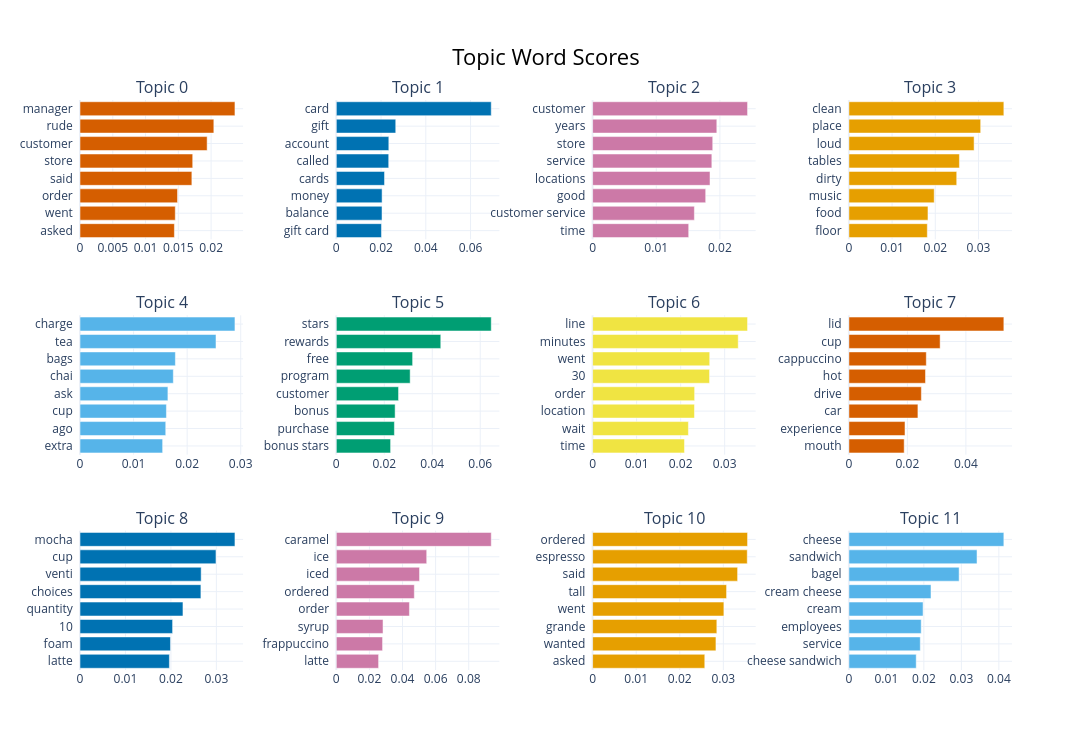

Here is the notebook cell this chart was saved with:
### Markdown cell above
#### BERTopic Visualizations

### Code cell
# Topic Word Scores show the top words for each topic. Recall the similar output for our LDA topic model using print_topics.
fig = topic_model.visualize_barchart(top_n_topics=50, n_words=8, width=300)
fig.write_html(f'{model_name}/bertopic-topic-word-scores.html')
fig.show()

### Figure 1 — Plotly figure (JSON) as saved in the notebook; plotly's stock layout.template omitted (floating-point values rounded to 4 significant figures)
{"data": [{"marker": {"color": "#D55E00"}, "orientation": "h", "type": "bar", "x": [0.0144, 0.01453, 0.01488, 0.01706, 0.01719, 0.01939, 0.02041, 0.02363], "xaxis": "x", "y": ["asked  ", "went  ", "order  ", "said  ", "store  ", "customer  ", "rude  ", "manager  "], "yaxis": "y"}, {"marker": {"color": "#0072B2"}, "orientation": "h", "type": "bar", "x": [0.02019, 0.02043, 0.02046, 0.02155, 0.02342, 0.02347, 0.02657, 0.06925], "xaxis": "x2", "y": ["gift card  ", "balance  ", "money  ", "cards  ", "called  ", "account  ", "gift  ", "card  "], "yaxis": "y2"}, {"marker": {"color": "#CC79A7"}, "orientation": "h", "type": "bar", "x": [0.0151, 0.01599, 0.01777, 0.01844, 0.01873, 0.01887, 0.01951, 0.02434], "xaxis": "x3", "y": ["time  ", "customer service  ", "good  ", "locations  ", "service  ", "store  ", "years  ", "customer  "], "yaxis": "y3"}, {"marker": {"color": "#E69F00"}, "orientation": "h", "type": "bar", "x": [0.01815, 0.01831, 0.01975, 0.02496, 0.02559, 0.02899, 0.03051, 0.03587], "xaxis": "x4", "y": ["floor  ", "food  ", "music  ", "dirty  ", "tables  ", "loud  ", "place  ", "clean  "], "yaxis": "y4"}, {"marker": {"color": "#56B4E9"}, "orientation": "h", "type": "bar", "x": [0.01543, 0.01601, 0.01613, 0.01641, 0.01742, 0.01781, 0.02539, 0.02892], "xaxis": "x5", "y": ["extra  ", "ago  ", "cup  ", "ask  ", "chai  ", "bags  ", "tea  ", "charge  "], "yaxis": "y5"}, {"marker": {"color": "#009E73"}, "orientation": "h", "type": "bar", "x": [0.02264, 0.02422, 0.02452, 0.02595, 0.03079, 0.03182, 0.04356, 0.06459], "xaxis": "x6", "y": ["bonus stars  ", "purchase  ", "bonus  ", "customer  ", "program  ", "free  ", "rewards  ", "stars  "], "yaxis": "y6"}, {"marker": {"color": "#F0E442"}, "orientation": "h", "type": "bar", "x": [0.02087, 0.02176, 0.02314, 0.02318, 0.02656, 0.0266, 0.03308, 0.0352], "xaxis": "x7", "y": ["time  ", "wait  ", "location  ", "order  ", "30  ", "went  ", "minutes  ", "line  "], "yaxis": "y7"}, {"marker": {"color": "#D55E00"}, "orientation": "h", "type": "bar", "x": [0.0189, 0.01918, 0.0236, 0.02478, 0.02619, 0.02647, 0.0312, 0.05298], "xaxis": "x8", "y": ["mouth  ", "experience  ", "car  ", "drive  ", "hot  ", "cappuccino  ", "cup  ", "lid  "], "yaxis": "y8"}, {"marker": {"color": "#0072B2"}, "orientation": "h", "type": "bar", "x": [0.01967, 0.01991, 0.02037, 0.02265, 0.0266, 0.02666, 0.02992, 0.03409], "xaxis": "x9", "y": ["latte  ", "foam  ", "10  ", "quantity  ", "choices  ", "venti  ", "cup  ", "mocha  "], "yaxis": "y9"}, {"marker": {"color": "#CC79A7"}, "orientation": "h", "type": "bar", "x": [0.02555, 0.02795, 0.02823, 0.04417, 0.04714, 0.05028, 0.05462, 0.09361], "xaxis": "x10", "y": ["latte  ", "frappuccino  ", "syrup  ", "order  ", "ordered  ", "iced  ", "ice  ", "caramel  "], "yaxis": "y10"}, {"marker": {"color": "#E69F00"}, "orientation": "h", "type": "bar", "x": [0.02574, 0.0283, 0.02851, 0.03013, 0.03074, 0.03327, 0.03549, 0.03555], "xaxis": "x11", "y": ["asked  ", "wanted  ", "grande  ", "went  ", "tall  ", "said  ", "espresso  ", "ordered  "], "yaxis": "y11"}, {"marker": {"color": "#56B4E9"}, "orientation": "h", "type": "bar", "x": [0.01796, 0.01904, 0.01929, 0.01978, 0.0219, 0.0294, 0.03418, 0.04133], "xaxis": "x12", "y": ["cheese sandwich  ", "service  ", "employees  ", "cream  ", "cream cheese  ", "bagel  ", "sandwich  ", "cheese  "], "yaxis": "y12"}], "layout": {"annotations": [{"font": {"size": 16}, "showarrow": false, "text": "Topic 0", "x": 0.0875, "xanchor": "center", "xref": "paper", "y": 1, "yanchor": "bottom", "yref": "paper"}, {"font": {"size": 16}, "showarrow": false, "text": "Topic 1", "x": 0.3625, "xanchor": "center", "xref": "paper", "y": 1, "yanchor": "bottom", "yref": "paper"}, {"font": {"size": 16}, "showarrow": false, "text": "Topic 2", "x": 0.6375, "xanchor": "center", "xref": "paper", "y": 1, "yanchor": "bottom", "yref": "paper"}, {"font": {"size": 16}, "showarrow": false, "text": "Topic 3", "x": 0.9125, "xanchor": "center", "xref": "paper", "y": 1, "yanchor": "bottom", "yref": "paper"}, {"font": {"size": 16}, "showarrow": false, "text": "Topic 4", "x": 0.0875, "xanchor": "center", "xref": "paper", "y": 0.6222, "yanchor": "bottom", "yref": "paper"}, {"font": {"size": 16}, "showarrow": false, "text": "Topic 5", "x": 0.3625, "xanchor": "center", "xref": "paper", "y": 0.6222, "yanchor": "bottom", "yref": "paper"}, {"font": {"size": 16}, "showarrow": false, "text": "Topic 6", "x": 0.6375, "xanchor": "center", "xref": "paper", "y": 0.6222, "yanchor": "bottom", "yref": "paper"}, {"font": {"size": 16}, "showarrow": false, "text": "Topic 7", "x": 0.9125, "xanchor": "center", "xref": "paper", "y": 0.6222, "yanchor": "bottom", "yref": "paper"}, {"font": {"size": 16}, "showarrow": false, "text": "Topic 8", "x": 0.0875, "xanchor": "center", "xref": "paper", "y": 0.2444, "yanchor": "bottom", "yref": "paper"}, {"font": {"size": 16}, "showarrow": false, "text": "Topic 9", "x": 0.3625, "xanchor": "center", "xref": "paper", "y": 0.2444, "yanchor": "bottom", "yref": "paper"}, {"font": {"size": 16}, "showarrow": false, "text": "Topic 10", "x": 0.6375, "xanchor": "center", "xref": "paper", "y": 0.2444, "yanchor": "bottom", "yref": "paper"}, {"font": {"size": 16}, "showarrow": false, "text": "Topic 11", "x": 0.9125, "xanchor": "center", "xref": "paper", "y": 0.2444, "yanchor": "bottom", "yref": "paper"}], "height": 750, "hoverlabel": {"bgcolor": "white", "font": {"family": "Rockwell", "size": 16}}, "showlegend": false, "title": {"font": {"color": "Black", "size": 22}, "text": "Topic Word Scores", "x": 0.5, "xanchor": "center", "yanchor": "top"}, "width": 1200, "xaxis": {"anchor": "y", "domain": [0, 0.175], "showgrid": true}, "xaxis10": {"anchor": "y10", "domain": [0.275, 0.45], "showgrid": true}, "xaxis11": {"anchor": "y11", "domain": [0.55, 0.725], "showgrid": true}, "xaxis12": {"anchor": "y12", "domain": [0.825, 1], "showgrid": true}, "xaxis2": {"anchor": "y2", "domain": [0.275, 0.45], "showgrid": true}, "xaxis3": {"anchor": "y3", "domain": [0.55, 0.725], "showgrid": true}, "xaxis4": {"anchor": "y4", "domain": [0.825, 1], "showgrid": true}, "xaxis5": {"anchor": "y5", "domain": [0, 0.175], "showgrid": true}, "xaxis6": {"anchor": "y6", "domain": [0.275, 0.45], "showgrid": true}, "xaxis7": {"anchor": "y7", "domain": [0.55, 0.725], "showgrid": true}, "xaxis8": {"anchor": "y8", "domain": [0.825, 1], "showgrid": true}, "xaxis9": {"anchor": "y9", "domain": [0, 0.175], "showgrid": true}, "yaxis": {"anchor": "x", "domain": [0.7556, 1], "showgrid": true}, "yaxis10": {"anchor": "x10", "domain": [0, 0.2444], "showgrid": true}, "yaxis11": {"anchor": "x11", "domain": [0, 0.2444], "showgrid": true}, "yaxis12": {"anchor": "x12", "domain": [0, 0.2444], "showgrid": true}, "yaxis2": {"anchor": "x2", "domain": [0.7556, 1], "showgrid": true}, "yaxis3": {"anchor": "x3", "domain": [0.7556, 1], "showgrid": true}, "yaxis4": {"anchor": "x4", "domain": [0.7556, 1], "showgrid": true}, "yaxis5": {"anchor": "x5", "domain": [0.3778, 0.6222], "showgrid": true}, "yaxis6": {"anchor": "x6", "domain": [0.3778, 0.6222], "showgrid": true}, "yaxis7": {"anchor": "x7", "domain": [0.3778, 0.6222], "showgrid": true}, "yaxis8": {"anchor": "x8", "domain": [0.3778, 0.6222], "showgrid": true}, "yaxis9": {"anchor": "x9", "domain": [0, 0.2444], "showgrid": true}}}
